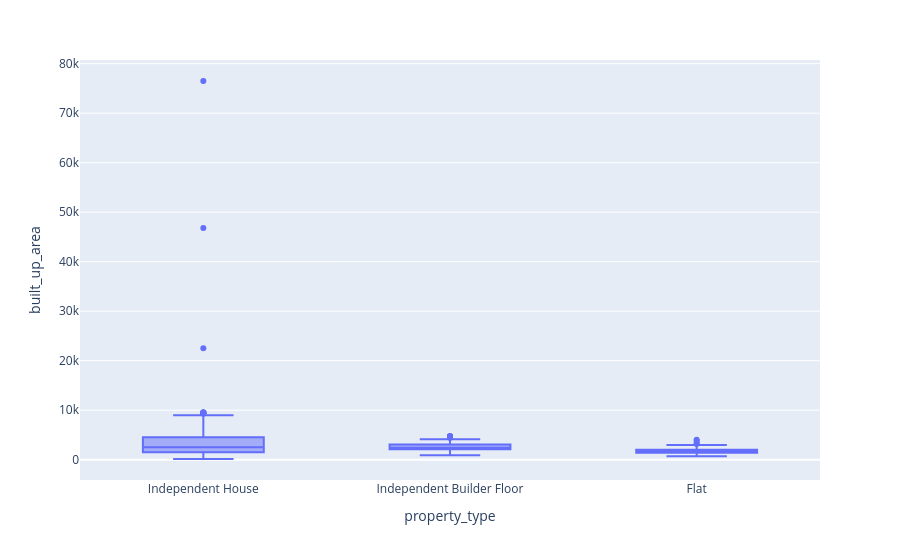

Write notebook code for a chart like this one.
### Code cell
fig = px.box(data_frame= eda_multi, x='property_type', y='built_up_area')
fig

### Figure 1 — Plotly figure (JSON) as saved in the notebook; plotly's stock layout.template omitted (floating-point values rounded to 4 significant figures; data arrays with more than 128 entries replaced by an {"elided": "..."} marker saying what was removed)
{"data": [{"alignmentgroup": "True", "hovertemplate": "property_type=%{x}<br>built_up_area=%{y}<extra></extra>", "legendgroup": "", "marker": {"color": "#636efa"}, "name": "", "notched": false, "offsetgroup": "", "orientation": "v", "showlegend": false, "type": "box", "x": {"elided": "5980 str values"}, "x0": " ", "xaxis": "x", "y": {"elided": "5980 int values"}, "y0": " ", "yaxis": "y"}], "layout": {"boxmode": "group", "legend": {"tracegroupgap": 0}, "margin": {"t": 60}, "xaxis": {"anchor": "y", "domain": [0, 1], "title": {"text": "property_type"}}, "yaxis": {"anchor": "x", "domain": [0, 1], "title": {"text": "built_up_area"}}}}
